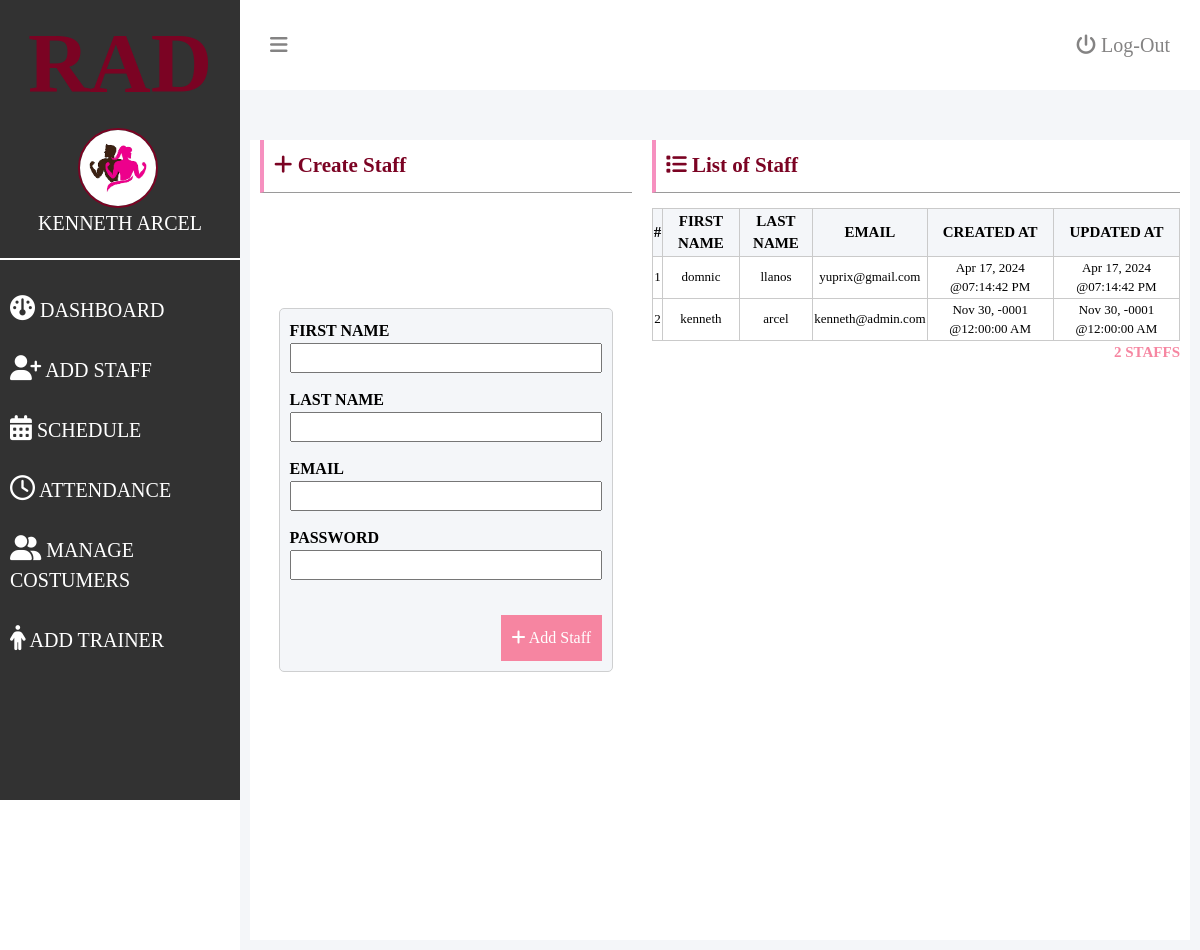
Screenshot of /add-staff.php (signed in) with the database file from the repository.
### tables this page shows
CREATE TABLE `users` (
  `id` int(11) NOT NULL,
  `first_name` varchar(50) NOT NULL,
  `last_name` varchar(50) NOT NULL,
  `password` varchar(50) NOT NULL,
  `email` varchar(50) NOT NULL,
  `created_at` datetime NOT NULL,
  `updated_at` datetime NOT NULL
);

### database/show-staff.php (called while the page is built)
<?php
include('connection.php');
$stmt = $conn->prepare("SELECT * FROM users ORDER BY created_at DESC");
$stmt->execute();
$stmt->setFetchMode(PDO::FETCH_ASSOC);
return $stmt->fetchAll();

### add-staff.php (the view, shortened to what this page needs)
<?php
	$user = $_SESSION['user'];
	$users = include('database/show-staff.php');
?>
<!DOCTYPE html>
<html>
<head>
	<link rel="stylesheet" type="text/css" href="css/login.css">
</head>
<body>
	<div id="dashboardMainContainer">
		<?php include('partials/app-sidebar.php') ?>
		<div class="dashboard_content_container" id="dashboard_content_container">
			<?php include('partials/app-topnav.php') ?>
			<div class="dashboard_content">
				<div class="dashboard_content_main">
				<div class="row">
					<div class="column column-5">
						<h1 class="section_header"><i class="fa fa-plus"></i> Create Staff</h1>
					<div id="userAddFormContainer">
						<form action="database/staff.php" method="POST"  class="appForm">
							<div class="appFormInputContainer">
								<label for="first_name"> First Name</label>
								<input type="text" class="appFormInput" id="first_name" name="first_name" />
							</div>
							<div class="appFormInputContainer">
								<label for="last_name"> Last Name</label>
								<input type="text" class="appFormInput" id="last_name" name="last_name" />
							</div>
							<div class="appFormInputContainer">
								<label for="email"> Email</label>
								<input type="text" class="appFormInput" id="email" name="email" />
							</div>
							<div class="appFormInputContainer">
								<label for="password"> Password</label>
								<input type="password" class="appFormInput" id="password" name="password" />
							</div>
							<button type="submit" class="appBtn"><i class="fa fa-plus"></i> Add Staff</button>
						</form>
					</div>
					</div>
					<div class="column column-7">
						<h1 class="section_header"><i class="fa fa-list"></i> List of  Staff</h1>
						<div class="section_content">
							<div class="staff">
								<table>
									<thead>
										<tr>
										<th>#</th>
										<th>First Name</th>
										<th>Last Name</th>
										<th>Email</th>
										<th>Created At</th>
										<th>Updated At</th>
										</tr>
									</thead>
									<tbody>
										<?php foreach ($users as $index => $user){?>
											<tr>
												<td><?= $index + 1?></td>
												<td><?= $user ['first_name']?></td>
												<td><?= $user ['last_name']?></td>
												<td><?= $user ['email']?></td>
												<td><?= date('M  d, Y   @h:i:s A',strtotime($user ['created_at']))?></td>
												<td><?= date('M  d, Y  @h:i:s A',strtotime($user ['updated_at']))?></td>
											</tr>
										<?php } ?>
									</tbody>
								</table>
								<p class="userCount"><?= count($users) ?> Staffs </p>
							</div>
						</div>
					</div>
				</div>
			</div>
			</div>
		</div>
	</div>
</body>
</html>

### partials/app-sidebar.php
<div class="dashboard_sidebar" id="dashboard_sidebar">
    <h3 class="dashboard_logo" id="dashboard_logo">RAD</h3>
    <div class="dashboard_sidebar_user">
        <img src="images/user/images.png" alt="User image." id="userImage" />
        <span><?= $user['first_name'] . ' ' . $user['last_name']?></span>
    </div>
    <div class="dashboard_sidebar_menus">
        <ul class="dashboard_menu_lists">
            <li>
                <a href="./dashboard.php"><i class="fa fa-gauge" ></i> <span class="menuIcons">Dashboard</span></a>
            </li>
            <li>
                <a href="./add-staff.php"><i class="fa fa-user-plus"></i> <span class="menuIcons"> Add Staff</span></a>
            </li>
              <li>
                <a href=""><i class="fa fa-calendar"></i> <span class="menuIcons">Schedule</span></a>
            </li>
              <li>
                <a href=""><i class="fa fa-clock-o"></i> <span class="menuIcons">Attendance</span></a>
            </li>
              <li>
                <a href=""><i class="fa fa-user-group"></i> <span class="menuIcons">Manage Costumers</span></a>
            </li>
            <li>
                <a href=""><i class="fa fa-person"></i> <span class="menuIcons">Add Trainer</span></a>
            </li>
        </ul>
    </div>
</div>

### partials/app-topnav.php
<div class="dashboard_topNav">
    <a href="" id="toggleBtn" class=""><i class="fa fa-navicon"></i></a>
    <a href="database/logout.php" id="logoutBtn"><i class="fa fa-power-off"></i> Log-Out</a>
</div>

### css/login.css (style rules this page uses)
*,*::before,*::after { box-sizing:border-box }
body,h1,h2,h3,h4,p,figure,blockquote,dl,dd { margin:0 }
body { min-height:100vh;text-rendering:optimizeSpeed;line-height:1.5 }
a:not([class]) { text-decoration-skip-ink:auto }
img,picture { max-width:100%;display:block }
input,button,textarea,select { font:inherit }
#dashboardMainContainer { display: flex; flex-direction: row; }
div.dashboard_sidebar { width: 20%; background: #323232; height: 100vh; }
div.dashboard_content_container { width: 80%; background: #f4f6f9; }
h3.dashboard_logo { color: #7B0323; font-size: 85px; text-align: center; }
div.dashboard_sidebar_user { text-align: center; position: relative; padding-bottom: 20px; border-bottom: 2px solid #fff; }
div.dashboard_sidebar_user img { width: 80px; display: inline-block; border-radius: 50%; border: 2px solid #7B0323; margin-right: 5px; vertical-align: middle; }
div.dashboard_sidebar_user span { font-size: 20px; text-transform: uppercase; color: #fff; display: inline-block; }
.dashboard_menu_lists { list-style: none; padding: 0; }
ul.dashboard_menu_lists { margin-top:20px; }
ul.dashboard_menu_lists li { padding: 15px 10px; text-transform: uppercase; }
ul.dashboard_menu_lists li a { text-decoration: none; color: #fff; display: block; font-size: 20px; }
ul.dashboard_menu_lists li a i { font-size: 25px; }
div.dashboard_topNav { background: #fff; padding: 30px; }
div.dashboard_topNav a { color: #848383; font-size: 20px; text-decoration: none; }
a#logoutBtn { float: right; }
div.dashboard_content { padding: 50px 10px 10px 10px; }
div.dashboard_content_main { background: #fff; min-height: 800px; height: 100%; }
form::after { content: ''; clear: both; display: block; }
form.appForm { width: 90%; margin: 0 auto; padding: 10px; border: 1px solid #cecfd0; border-radius: 5px; background: #f4f6f9; }
form label { font-weight: bold; text-transform: uppercase; }
form input.appFormInput { width: 100%; }
div.appFormInputContainer { margin-bottom: 15px; }
div#userAddFormContainer { padding-top: 100px }
button.appBtn { background: #f685a1; border: 1px solid #f685a1; color: #fff; padding: 10px; margin-top: 20px; float: right; }
div.row { display: flex; flex-direction: row; flex-wrap: wrap; width: 100%; }
div.column { width: 100%; padding: 0px 10px; }
div.column-5 { width: 41.67%; }
div.column-7 { width: 58.33%; }
h1.section_header { font-size: 21px; color: #7B0323; border-bottom: 1px solid #9a9a9a; padding-bottom: 11px; padding: 10px; border-left: 4px solid #f690bf; margin-bottom: 15px; }
table, th, td { border: 1px solid #cacaca; border-collapse: collapse; font-size: 15px; }
table { width:100%; }
table th { font-size: 15px; text-transform: uppercase; text-align: center; background: #f4f6f9; }
table td { font-size: 13px; text-align: center; }
p.userCount { text-align: right; font-size: 15px; font-weight: bold; text-transform: uppercase; color: #f686a1; }

### rows the page displays
users: first_name "KENNETH", last_name "ARCEL", first_name "kenneth", last_name "arcel", email "kenneth@admin.com", created_at "Nov 30, -0001 @12:00:00 AM", updated_at "Nov 30, -0001 @12:00:00 AM"
users: first_name "domnic", last_name "llanos", email "yuprix@gmail.com", created_at "Apr 17, 2024 @07:14:42 PM", updated_at "Apr 17, 2024 @07:14:42 PM"

### other values shown
count($users) "2"
